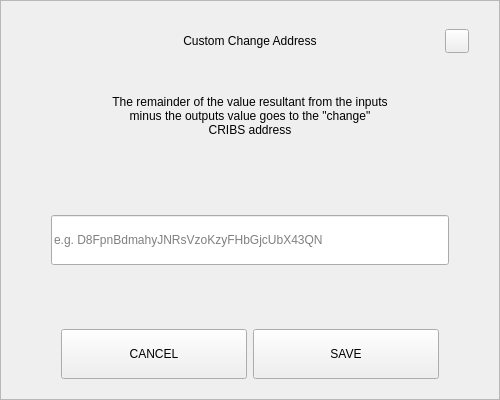
<?xml version="1.0" encoding="UTF-8"?>
<ui version="4.0">
 <class>SendChangeAddressDialog</class>
 <widget class="QDialog" name="SendChangeAddressDialog">
  <property name="geometry">
   <rect>
    <x>0</x>
    <y>0</y>
    <width>500</width>
    <height>400</height>
   </rect>
  </property>
  <property name="windowTitle">
   <string>Dialog</string>
  </property>
  <layout class="QVBoxLayout" name="verticalLayout">
   <property name="spacing">
    <number>0</number>
   </property>
   <property name="leftMargin">
    <number>0</number>
   </property>
   <property name="topMargin">
    <number>0</number>
   </property>
   <property name="rightMargin">
    <number>0</number>
   </property>
   <property name="bottomMargin">
    <number>0</number>
   </property>
   <item>
    <widget class="QFrame" name="frame">
     <property name="styleSheet">
      <string notr="true"/>
     </property>
     <property name="frameShape">
      <enum>QFrame::StyledPanel</enum>
     </property>
     <property name="frameShadow">
      <enum>QFrame::Raised</enum>
     </property>
     <layout class="QVBoxLayout" name="verticalLayout_2" stretch="0,0,0,0,0,0,0">
      <property name="spacing">
       <number>0</number>
      </property>
      <property name="leftMargin">
       <number>30</number>
      </property>
      <property name="topMargin">
       <number>20</number>
      </property>
      <property name="rightMargin">
       <number>30</number>
      </property>
      <property name="bottomMargin">
       <number>20</number>
      </property>
      <item>
       <layout class="QHBoxLayout" name="horizontalLayout_3">
        <property name="spacing">
         <number>0</number>
        </property>
        <item>
         <spacer name="horizontalSpacer_2">
          <property name="orientation">
           <enum>Qt::Horizontal</enum>
          </property>
          <property name="sizeHint" stdset="0">
           <size>
            <width>40</width>
            <height>20</height>
           </size>
          </property>
         </spacer>
        </item>
        <item>
         <widget class="QLabel" name="labelTitle">
          <property name="minimumSize">
           <size>
            <width>0</width>
            <height>40</height>
           </size>
          </property>
          <property name="maximumSize">
           <size>
            <width>16777215</width>
            <height>40</height>
           </size>
          </property>
          <property name="styleSheet">
           <string notr="true">padding-left:24px;</string>
          </property>
          <property name="text">
           <string>Custom Change Address</string>
          </property>
          <property name="alignment">
           <set>Qt::AlignCenter</set>
          </property>
          <property name="margin">
           <number>7</number>
          </property>
         </widget>
        </item>
        <item>
         <spacer name="horizontalSpacer">
          <property name="orientation">
           <enum>Qt::Horizontal</enum>
          </property>
          <property name="sizeHint" stdset="0">
           <size>
            <width>40</width>
            <height>20</height>
           </size>
          </property>
         </spacer>
        </item>
        <item>
         <widget class="QPushButton" name="btnEsc">
          <property name="minimumSize">
           <size>
            <width>24</width>
            <height>24</height>
           </size>
          </property>
          <property name="maximumSize">
           <size>
            <width>24</width>
            <height>24</height>
           </size>
          </property>
          <property name="focusPolicy">
           <enum>Qt::NoFocus</enum>
          </property>
          <property name="text">
           <string/>
          </property>
         </widget>
        </item>
       </layout>
      </item>
      <item>
       <spacer name="verticalSpacer_2">
        <property name="orientation">
         <enum>Qt::Vertical</enum>
        </property>
        <property name="sizeType">
         <enum>QSizePolicy::Fixed</enum>
        </property>
        <property name="sizeHint" stdset="0">
         <size>
          <width>20</width>
          <height>20</height>
         </size>
        </property>
       </spacer>
      </item>
      <item alignment="Qt::AlignHCenter">
       <widget class="QLabel" name="labelMessage">
        <property name="minimumSize">
         <size>
          <width>0</width>
          <height>70</height>
         </size>
        </property>
        <property name="text">
         <string>The remainder of the value resultant from the inputs minus the outputs value goes to the &quot;change&quot; CRIBS address</string>
        </property>
        <property name="alignment">
         <set>Qt::AlignCenter</set>
        </property>
        <property name="wordWrap">
         <bool>true</bool>
        </property>
       </widget>
      </item>
      <item>
       <spacer name="verticalSpacer_3">
        <property name="orientation">
         <enum>Qt::Vertical</enum>
        </property>
        <property name="sizeHint" stdset="0">
         <size>
          <width>20</width>
          <height>40</height>
         </size>
        </property>
       </spacer>
      </item>
      <item>
       <layout class="QHBoxLayout" name="horizontalLayout_2">
        <property name="spacing">
         <number>0</number>
        </property>
        <property name="leftMargin">
         <number>20</number>
        </property>
        <property name="rightMargin">
         <number>20</number>
        </property>
        <item>
         <widget class="QLineEdit" name="lineEditAddress">
          <property name="minimumSize">
           <size>
            <width>0</width>
            <height>50</height>
           </size>
          </property>
          <property name="placeholderText">
           <string notr="true">e.g. D8FpnBdmahyJNRsVzoKzyFHbGjcUbX43QN</string>
          </property>
         </widget>
        </item>
       </layout>
      </item>
      <item>
       <spacer name="verticalSpacer">
        <property name="orientation">
         <enum>Qt::Vertical</enum>
        </property>
        <property name="sizeHint" stdset="0">
         <size>
          <width>20</width>
          <height>40</height>
         </size>
        </property>
       </spacer>
      </item>
      <item>
       <layout class="QHBoxLayout" name="horizontalLayout" stretch="2,2">
        <property name="spacing">
         <number>6</number>
        </property>
        <property name="leftMargin">
         <number>30</number>
        </property>
        <property name="rightMargin">
         <number>30</number>
        </property>
        <item>
         <widget class="QPushButton" name="btnCancel">
          <property name="minimumSize">
           <size>
            <width>180</width>
            <height>50</height>
           </size>
          </property>
          <property name="focusPolicy">
           <enum>Qt::NoFocus</enum>
          </property>
          <property name="text">
           <string>CANCEL</string>
          </property>
         </widget>
        </item>
        <item>
         <widget class="QPushButton" name="btnSave">
          <property name="minimumSize">
           <size>
            <width>180</width>
            <height>50</height>
           </size>
          </property>
          <property name="focusPolicy">
           <enum>Qt::NoFocus</enum>
          </property>
          <property name="text">
           <string>SAVE</string>
          </property>
         </widget>
        </item>
       </layout>
      </item>
     </layout>
    </widget>
   </item>
  </layout>
 </widget>
 <resources/>
 <connections/>
</ui>
